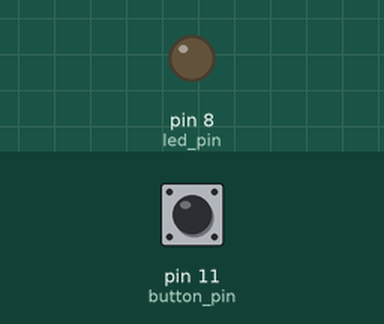
This sketch was run on a simulated Arduino Uno, built with avr-gcc and run on an emulated ATmega328P. On the bench: output pins drawn as LEDs (lit = HIGH). Inputs (shaded band) come from the test bench; at power-on: pin 11 (button_pin) LOW. The ROS host is connected and sends only what is stated.

Above: at 1.2 s.
1.3 s: pin 11 (button_pin) pulled HIGH for 0.15 s
At 2.6 s:
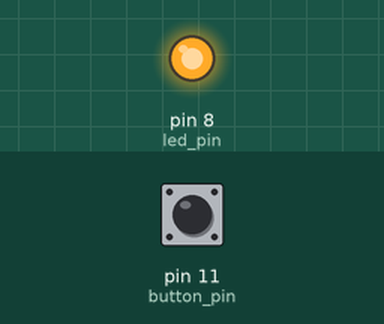
2.9 s: pin 11 (button_pin) pulled HIGH for 1 s
At 5.1 s:
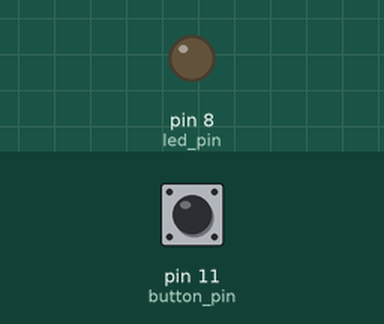
5.4 s: pin 11 (button_pin) pulled HIGH for 3.2 s
At 9.0 s:
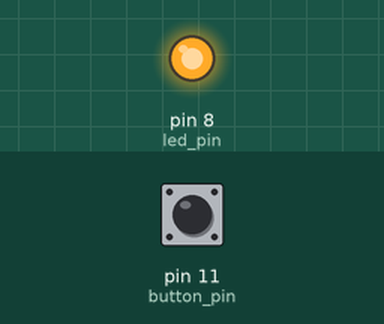
Timing chart, 0 to 10.5 s (numbered marks = the images above; inputs shaded):
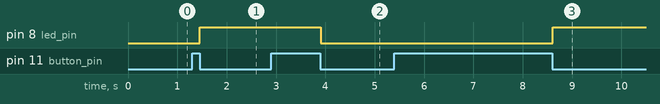

The sketch:

a.ino
```cpp
#include <std_msgs/Bool.h>

ros::NodeHandle nh;

std_msgs::Bool _msg;
ros::Publisher chatter("arduino/led", &_msg);

// boolean msg = false;
int led_pin = 8;
int button_pin = 11;
boolean lastBt = false;
boolean currentBt = false;
boolean ledOn = LOW;

boolean debvence(boolean last) {
  boolean current = digitalRead(button_pin);
  if (last != current) {
    delay(5);
    current = digitalRead(button_pin);
    return current;
  }
  return current;
}

void setup() {
  pinMode(led_pin, OUTPUT);
  pinMode(button_pin, INPUT);

  nh.initNode();
  nh.advertise(chatter);
  _msg.data = false;
}

void loop() {
  currentBt = debvence(lastBt);
  if (lastBt == HIGH && currentBt == LOW) {
    ledOn = !ledOn;

    if (ledOn == HIGH) {
      // Serial.println("LED: on");
      // msg = true;
      _msg.data = true;
    } else {
      // Serial.println("LED: off");
      // msg = false;
      _msg.data = false;
    }
  }

  digitalWrite(led_pin, ledOn);
  lastBt = currentBt;

  chatter.publish(&_msg);
  nh.spinOnce();
  }
```

Measured:
- after the input at 1.3 s, pin 8 (led_pin): LOW → HIGH after 0.16 s
- after the input at 2.9 s, pin 8 (led_pin): HIGH → LOW after 1.0 s
- after the input at 5.4 s, pin 8 (led_pin): LOW → HIGH after 3.2 s
